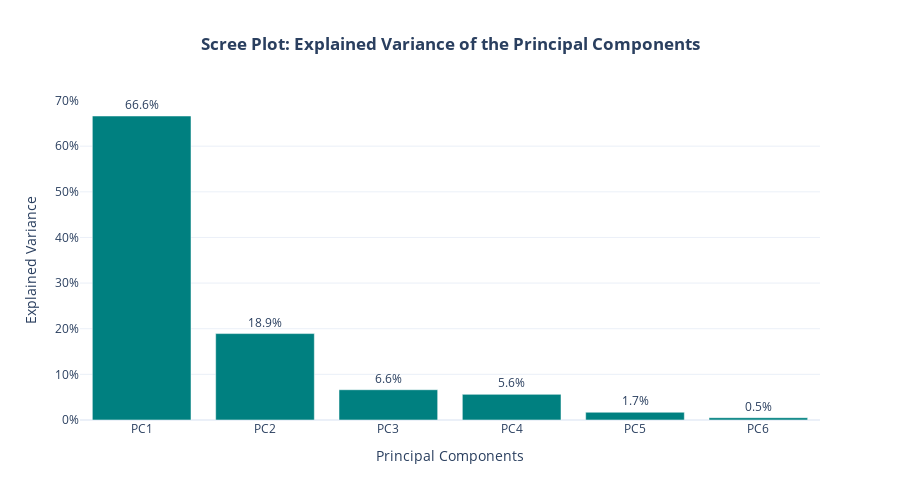

The notebook cell this image was saved under:
### Code cell
import plotly.graph_objects as go
from sklearn.decomposition import PCA

pca_full = PCA()
pca_full.fit(X_scaled)

explained_variance_ratio = pca_full.explained_variance_ratio_
labels = [f'PC{i+1}' for i in range(len(explained_variance_ratio))]

fig_scree = go.Figure()

fig_scree.add_trace(go.Bar(
    x=labels, 
    y=explained_variance_ratio,
    name='Explained Variance Ratio',
    marker_color='teal',
    text=explained_variance_ratio,
    texttemplate='%{text:.1%}',
    textposition='outside'
))

fig_scree.update_layout(
    title='<b>Scree Plot: Explained Variance of the Principal Components</b>', 
    title_x=0.5, 
    xaxis_title='Principal Components', 
    yaxis_title='Explained Variance',
    template='plotly_white', 
    autosize=True, 
    height=500,
    yaxis_tickformat='.0%'
)

fig_scree.show()

### Figure 1 — Plotly figure (JSON) as saved in the notebook; plotly's stock layout.template omitted (floating-point values rounded to 4 significant figures)
{"data": [{"marker": {"color": "teal"}, "name": "Explained Variance Ratio", "text": [0.6661, 0.1894, 0.06632, 0.05615, 0.017, 0.00502], "textposition": "outside", "texttemplate": "%{text:.1%}", "type": "bar", "x": ["PC1", "PC2", "PC3", "PC4", "PC5", "PC6"], "y": [0.6661, 0.1894, 0.06632, 0.05615, 0.017, 0.00502]}], "layout": {"autosize": true, "height": 500, "title": {"text": "<b>Scree Plot: Explained Variance of the Principal Components</b>", "x": 0.5}, "xaxis": {"title": {"text": "Principal Components"}}, "yaxis": {"tickformat": ".0%", "title": {"text": "Explained Variance"}}}}
